Frame 1 (no input): blank canvas, image omitted
Frame 60 (no input): blank canvas, image omitted
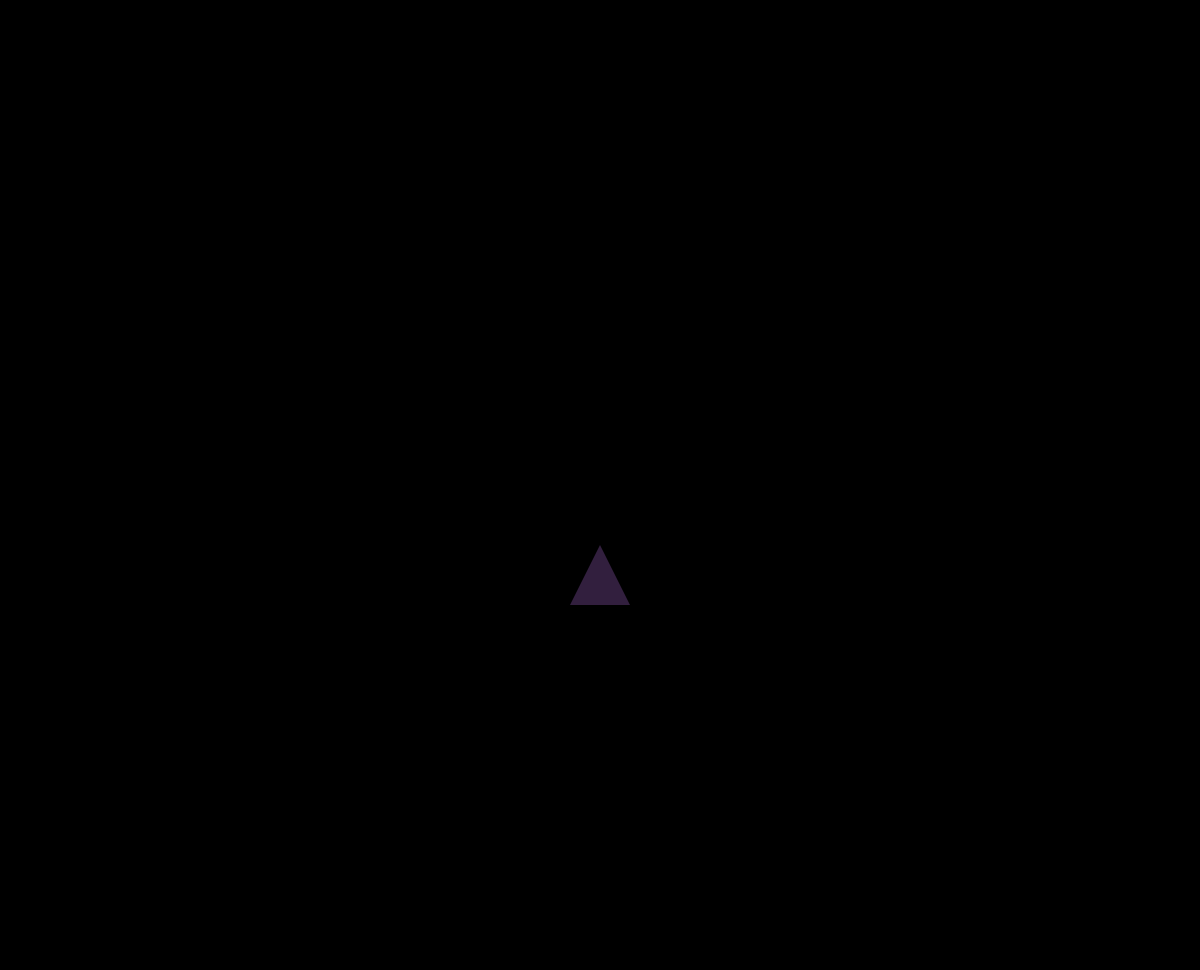
Frame 120 (the mouse pressed at the canvas centre since frame 60)

The p5.js sketch whose frames 1 and 60 were blank and that drew this single picture after the mouse press (run headless with seeded random() and noise() and a simulated clock; from frame 60 on, the mouse is pressed at the canvas centre):

// p5.js sketch
// ── sketch.js
// https://editor.p5js.org/jht9629-nyu/sketches/KVC36pYwz

// https://editor.p5js.org/jht9629-nyu/sketches/Dj-gZ4WBi
// shape drop - trush remix

let items = [];
// let balls = [];
// let cubes = [];
// let tri = [];

let shapes = [0, 1, 2];
// let shapes = [0];
// let shapes = [1];
// let shapes = [2];

let demo = false;  // run() enables demo mode
let maxCount = 100;

let demoMode = false;

function setup() {
  let cv = createCanvas(windowWidth, windowHeight-30);
  cv.mousePressed(my_mousePressed);
  
  createButton('start Demo').mousePressed(function() {
    demo = true;
  });

  createButton('stop Demo').mousePressed(function() {
    demo = false;
  });

}

function draw() {
  background(0);

  for (let item of items) {
    item.render();
  }
  
  // for (let i = 0; i < items.length; i++) {
  //   items[i].move();
  //   items[i].show();
  // }

  for (let i = 0; i < items.length; i++) {
    let b1 = items[i];
    for (let j = i + 1; j < items.length; j++) {
      let b2 = items[j];
      if (b1.intersects(b2)) {
        // console.log('interects i', i, 'j', j)
        // stop this ball from moving since it touches another
        b2.speedY = 0;
        b1.speedY = 0;
      }
    }
  }

  //   for (let cube of cubes) {
  //     cube.move();
  //     cube.show();
  //   }

  //   for (let k = 0; k < tri.length; k++) {
  //     tri[k].move();
  //     tri[k].show();
  //   }

  if (demo && frameCount % 60 == 0) {
    let x = random(0, width);
    // let y = 0;
    let y = random(0, height / 2);
    addShape(random(shapes), x, y);
  }

  if (items.length > maxCount) {
    items.splice(0, 1);
  }
}

function run() {
  demo = 1;
}

function my_mousePressed() {
  console.log("in mousePressed");
  // to create random shapes
  addShape(random(shapes), mouseX, mouseY);
}

class Ball {
  constructor(x, y, r) {
    this.x = x;
    this.y = y;
    this.r = r;
    this.red = random(10, 250);
    this.blue = random(10, 160);
    this.green = random(80, 250);
    this.speedY = 1.5;
  }

  render() {
    this.move();
    this.show();
  }
  
  move() {
    if (this.y < height) {
      this.y = this.y + this.speedY;
    }
  }

  show() {
    noStroke();
    fill(this.red, this.green, this.blue, 160);
    ellipse(this.x, this.y, this.r * 2);
  }

  intersects(other) {
    let distance = dist(this.x, this.y, other.x, other.y);
    // return distance < this.r + other.r - 10;
    return distance < min(this.r, other.r) - 10;
  }
}

class Rect extends Ball {
  constructor(x, y, w, h) {
    super(x, y, min(w, h));
    this.x = x;
    this.y = y;
    this.w = w;
    this.h = h;
    this.red = random(120, 250);
    this.blue = random(30, 200);
    this.green = random(80, 250);
    this.speedY = 1.5;
  }

  move() {
    if (this.y < height - this.h) {
      this.y = this.y + this.speedY;
    }
  }

  show() {
    noStroke();
    fill(this.red, this.green, this.blue, 200);
    let x = this.x - this.w / 2;
    let y = this.y - this.h / 2;
    rect(x, y, this.w, this.h);
  }
}

class Tri extends Ball {
  constructor(x1, y1, x2, y2, x3, y3) {
    super(x1, y1, abs(x2 - x1));

    this.x2 = x2;
    this.y2 = y2;

    this.x3 = x3;
    this.y3 = y3;

    this.speedY = 1.5;

    this.red = random(30, 200);
    this.blue = random(80, 160);
    this.green = random(10, 240);
  }

  move() {
    if (this.y < height && this.y2 < height && this.y3 < height) {
      this.y = this.y + this.speedY;
      this.y2 = this.y2 + this.speedY;
      this.y3 = this.y3 + this.speedY;
    }
  }

  show() {
    noStroke();
    fill(this.red, this.green, this.blue, 160);
    triangle(this.x, this.y, this.x2, this.y2, this.x3, this.y3);
  }
}

// function drawshape(shape, mx, my) {
function addShape(shape, mx, my) {
  // creating random circle sizes
  if (shape == 0) {
    let r = random(10, 60);
    let b = new Ball(mx, my, r);
    items.push(b);
  }

  if (shape == 1) {
    // creating random rectangle sizes
    let w = random(15, 140);
    let h = random(10, 100);
    let c = new Rect(mx, my, w, h);
    items.push(c);
  }

  if (shape == 2) {
    // creating random equilateral triangles normal and flipped
    if (random() < 0.5) {
      let x1 = mx - 30;
      let y1 = my + 30;
      let x2 = mx + 30;
      let y2 = my + 30;
      let x3 = mx;
      let y3 = my - 30;
      let t = new Tri(x1, y1, x2, y2, x3, y3);
      items.push(t);
    } else {
      let x1 = mx - 30;
      let y1 = my - 30;
      let x2 = mx + 30;
      let y2 = my - 30;
      let x3 = mx;
      let y3 = my + 30;
      let t = new Tri(x1, y1, x2, y2, x3, y3);
      items.push(t);
    }
  }
}

// https://developer.mozilla.org/en-US/docs/Web/JavaScript/Guide/Using_classes

// https://editor.p5js.org/trush_24/sketches/VK_djxFVy
// Final_Mid Term ( ICM Teach help W8)
